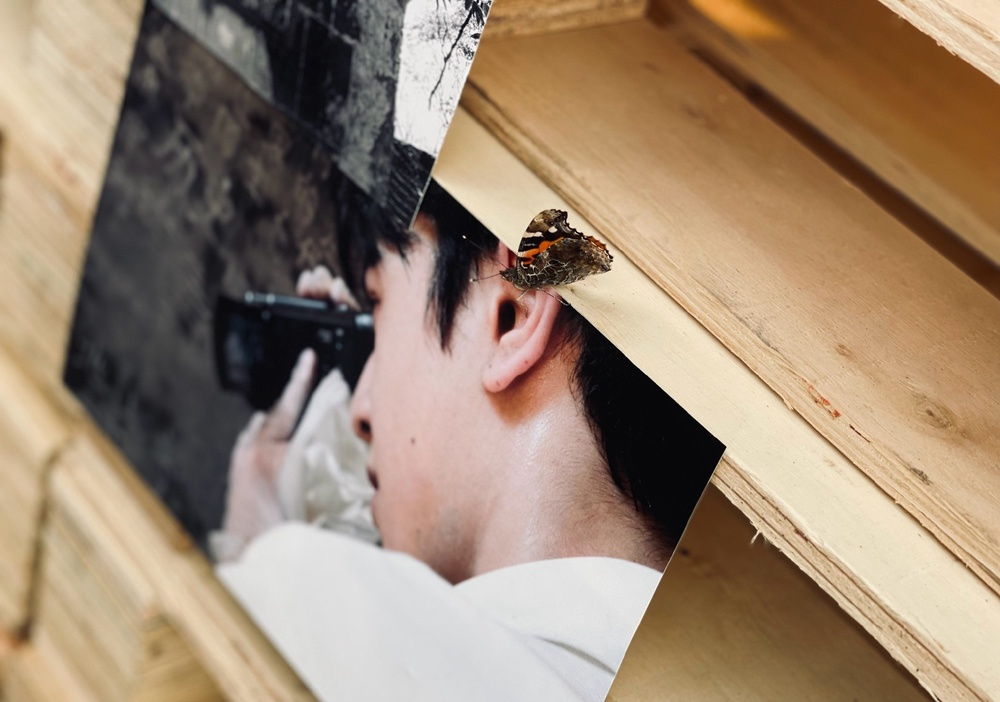
#> input picture Activity/Activity#3/image5.jpg, 1000 x 702 px, shrunk from 2000 x 1403 before the run
$ jupyter execute Lab3.1.ipynb
#> lines starting #> are read from the running program, lines starting #| are printed output that depends on the picture
[cell 1]
import cv2
import numpy as np

[cell 2]
image = cv2.imread("image5.jpg")
#> image is the input picture: shape (702, 1000, 3); mean B, G, R 113.1, 134.4, 156.2
gamma = [0.1,3]
nFrame = 300
print("step =",gamma[1]/(nFrame/2))
a = 1
b = 0
img_array = []

[cell 3]
for g in np.arange(gamma[0],gamma[1],gamma[1]/(nFrame/2)):
    im_gamma = np.uint8((a*( (image/255) ** g )+ b )* 255 )
    # cv2.imwrite("export.jpg", im_gamma)
    img_array.append(im_gamma)
#> this loop made 145 passes
#> pass 1, `im_gamma = np.uint8((a*( (image/255) ** g )+ b )* 255 )`:
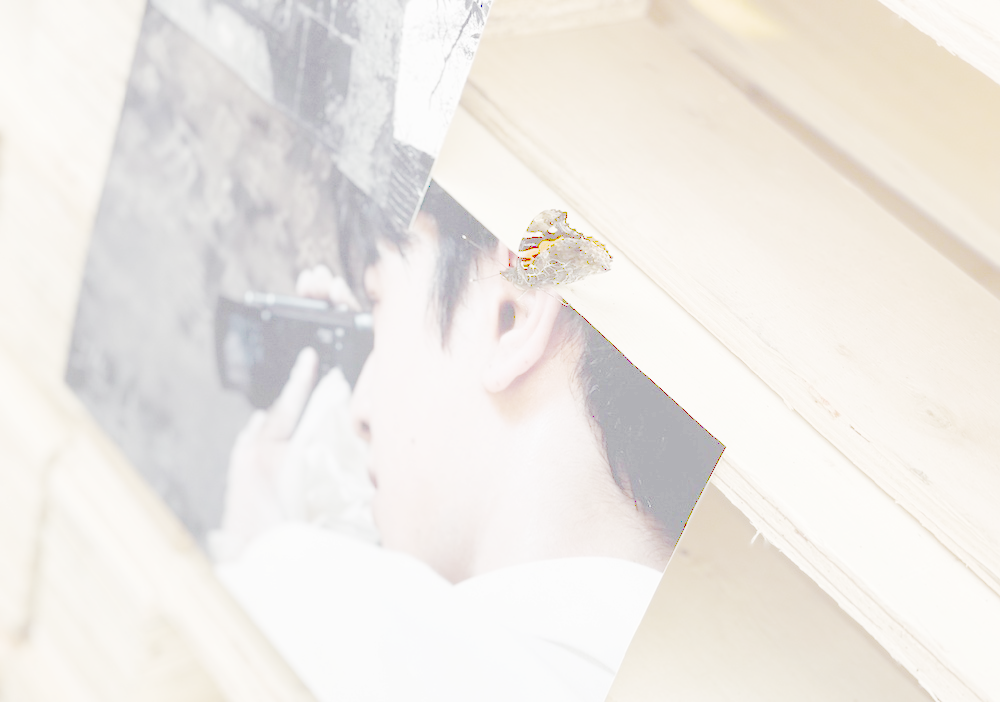
#> im_gamma: shape (702, 1000, 3); mean B, G, R 229.5, 234.2, 238.1
#> pass 3, `im_gamma = np.uint8((a*( (image/255) ** g )+ b )* 255 )`:
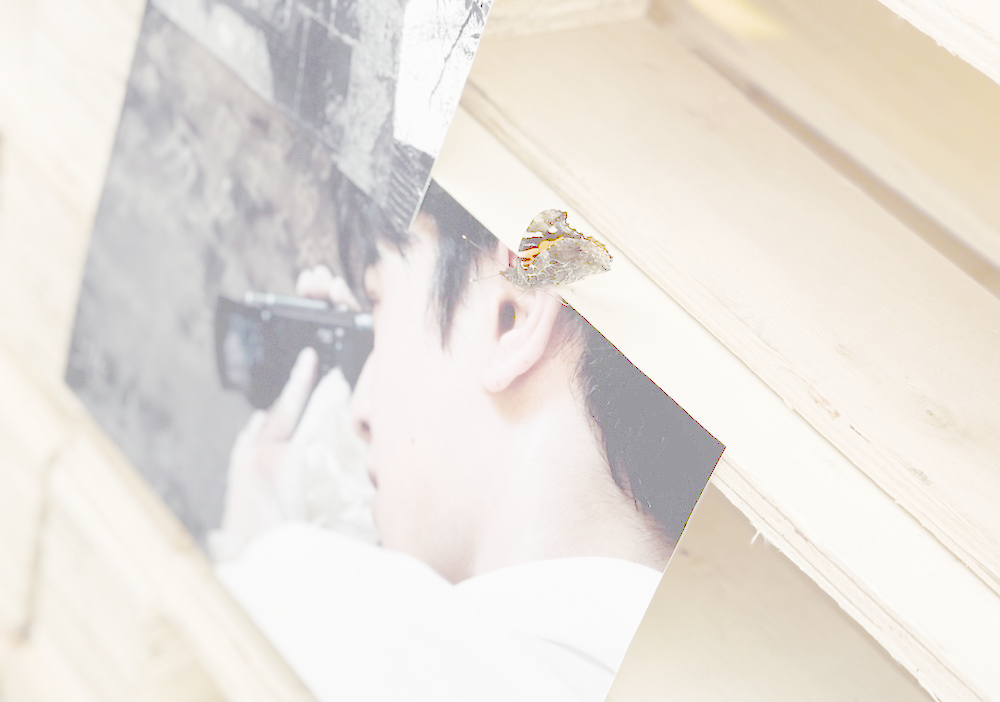
#> im_gamma: shape (702, 1000, 3); mean B, G, R 220.6, 226.9, 232.3
#> after the loop, img_array = 145 items

[cell 4]
for g in np.arange(gamma[1],gamma[0],-(gamma[1]/(nFrame/2))):
    im_gamma = np.uint8((a*( (image/255) ** g )+ b )* 255 )
    # cv2.imwrite("export.jpg", im_gamma)
    img_array.append(im_gamma)
#> this loop made 145 passes
#> pass 1, `im_gamma = np.uint8((a*( (image/255) ** g )+ b )* 255 )`:
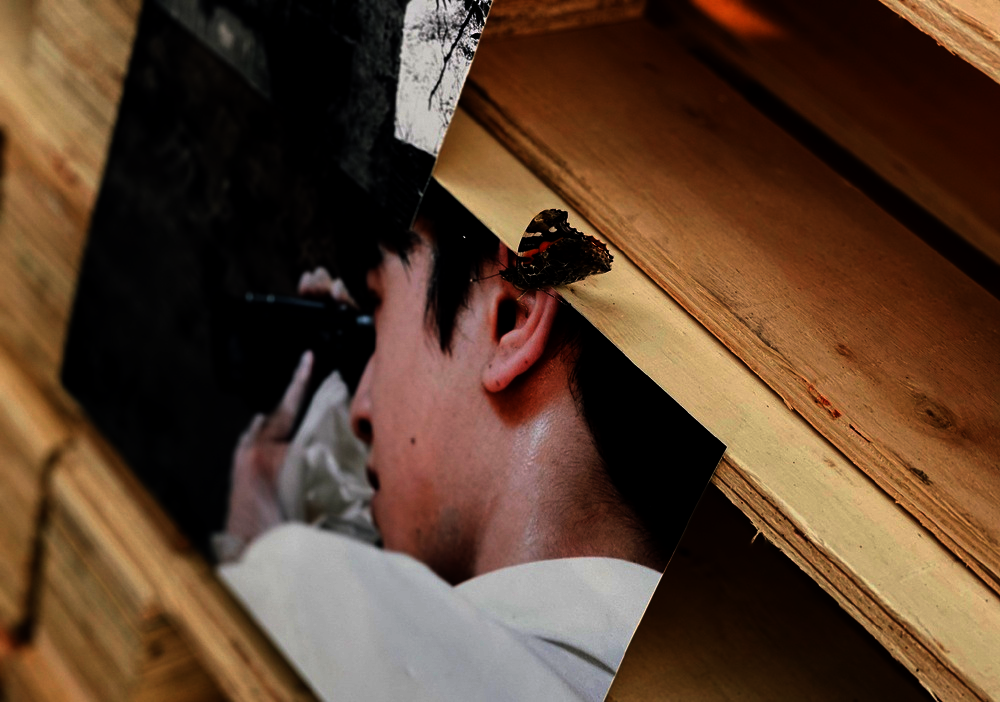
#> im_gamma: shape (702, 1000, 3); mean B, G, R 44.7, 63.3, 89.7
#> after the loop, img_array = 290 items

[cell 5]
fps = 30
fourcc = cv2.VideoWriter_fourcc(*'mp4v')
writer = cv2.VideoWriter("result-3.1.mp4", fourcc, fps, image.shape[:2][::-1])
for frame in range(len(img_array)):
  writer.write(img_array[frame])
writer.release()

$ run again, with Activity/Activity#3/image1.jpg copied over Activity/Activity#3/image5.jpg
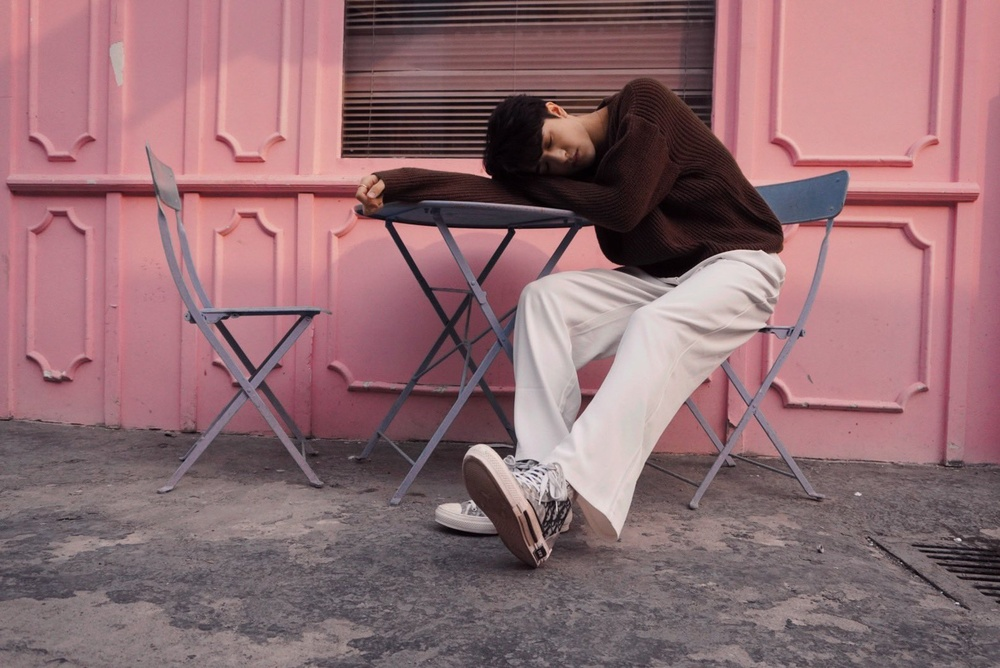
#> input picture Activity/Activity#3/image1.jpg, 1000 x 668 px, shrunk from 1566 x 1046 before the run
#> image is the input picture: shape (668, 1000, 3); mean B, G, R 114.1, 108.7, 144.6
#> the loop `for g in np.arange(gamma[0],gamma[1],gamma[1]/(nFrame/2)):` made 145 passes
#> pass 3, `im_gamma = np.uint8((a*( (image/255) ** g )+ b )* 255 )`:
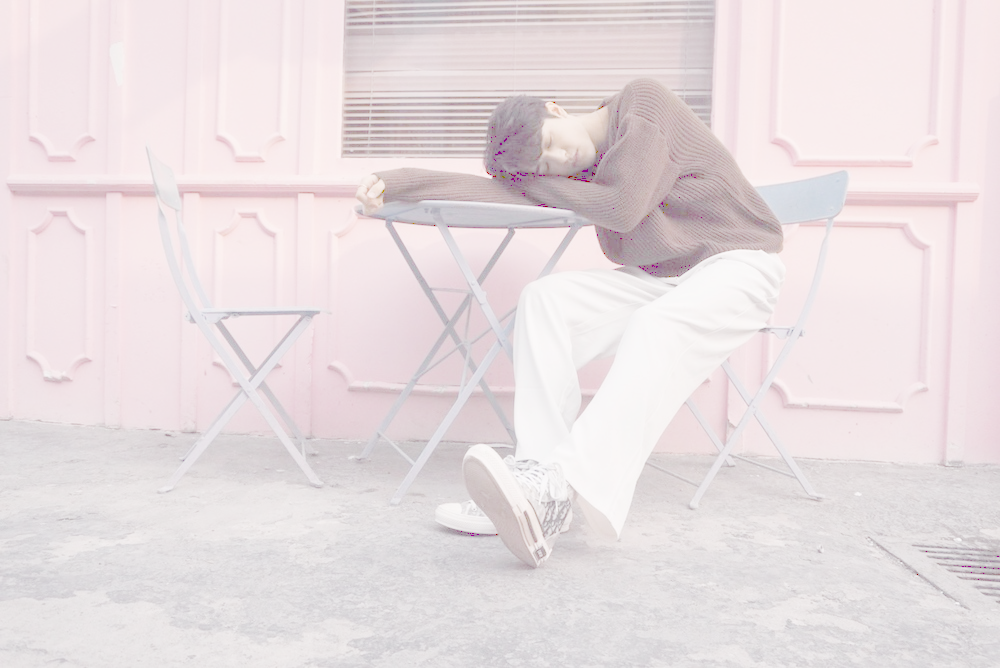
#> im_gamma: shape (668, 1000, 3); mean B, G, R 224.3, 222.3, 231.9
#> after the loop `for g in np.arange(gamma[0],gamma[1],gamma[1]/(nFrame/2)):`: img_array = 145 items
#> the loop `for g in np.arange(gamma[1],gamma[0],-(gamma[1]/(nFrame/2))):` made 145 passes
#> pass 1, `im_gamma = np.uint8((a*( (image/255) ** g )+ b )* 255 )`:
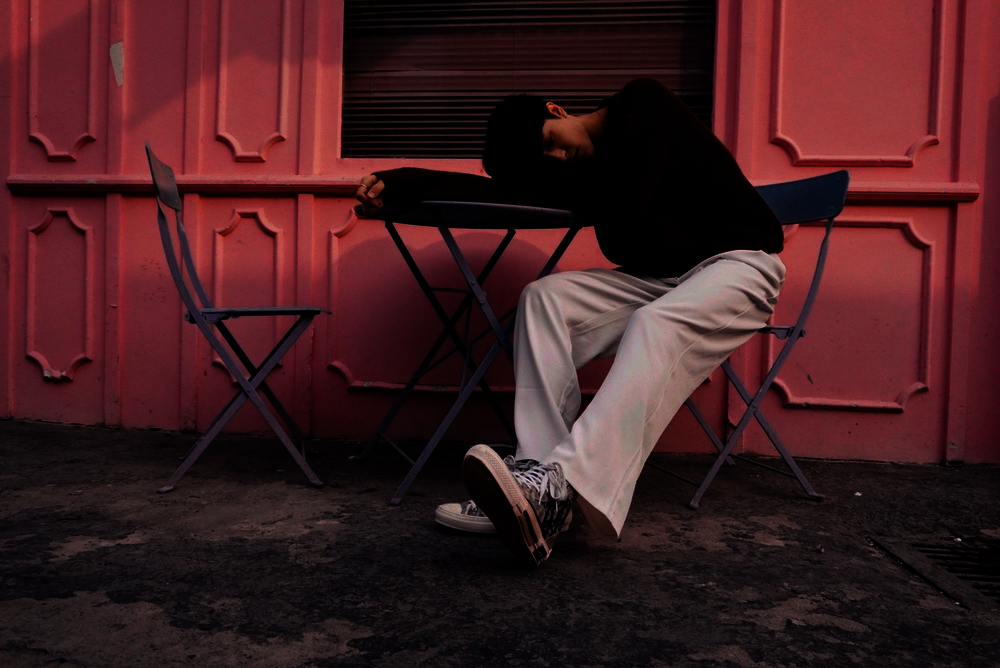
#> im_gamma: shape (668, 1000, 3); mean B, G, R 31.6, 28.5, 66.1
#> after the loop `for g in np.arange(gamma[1],gamma[0],-(gamma[1]/(nFrame/2))):`: img_array = 290 items

$ run again, with Activity/Activity#3/image2.jpg copied over Activity/Activity#3/image5.jpg
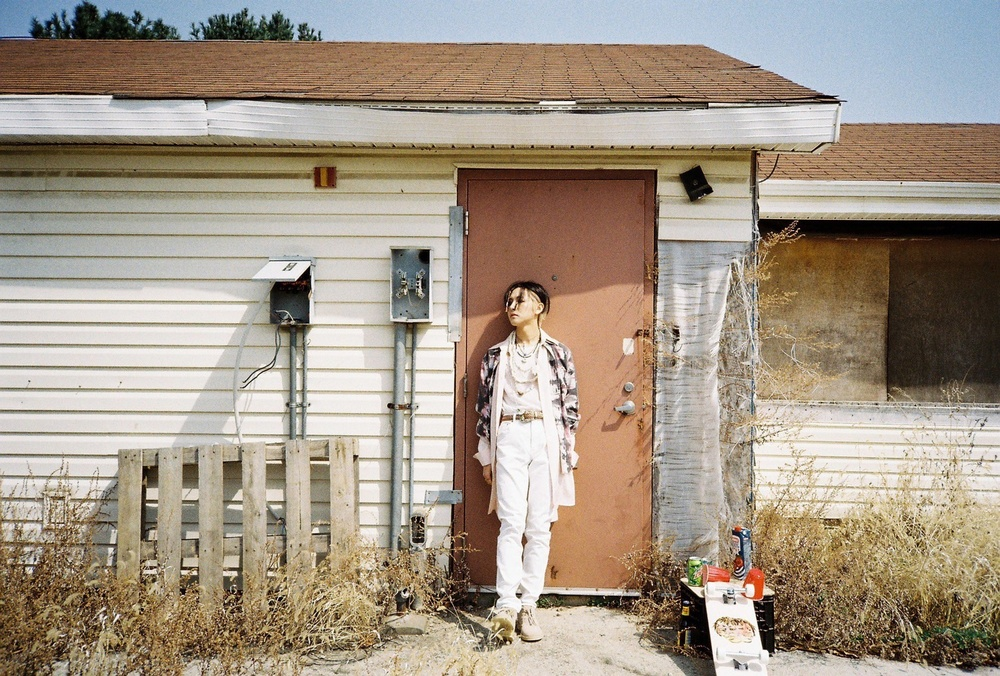
#> input picture Activity/Activity#3/image2.jpg, 1000 x 676 px, shrunk from 1556 x 1052 before the run
#> image is the input picture: shape (676, 1000, 3); mean B, G, R 134.1, 149.9, 163
#> the loop `for g in np.arange(gamma[0],gamma[1],gamma[1]/(nFrame/2)):` made 145 passes
#> pass 1, `im_gamma = np.uint8((a*( (image/255) ** g )+ b )* 255 )`:
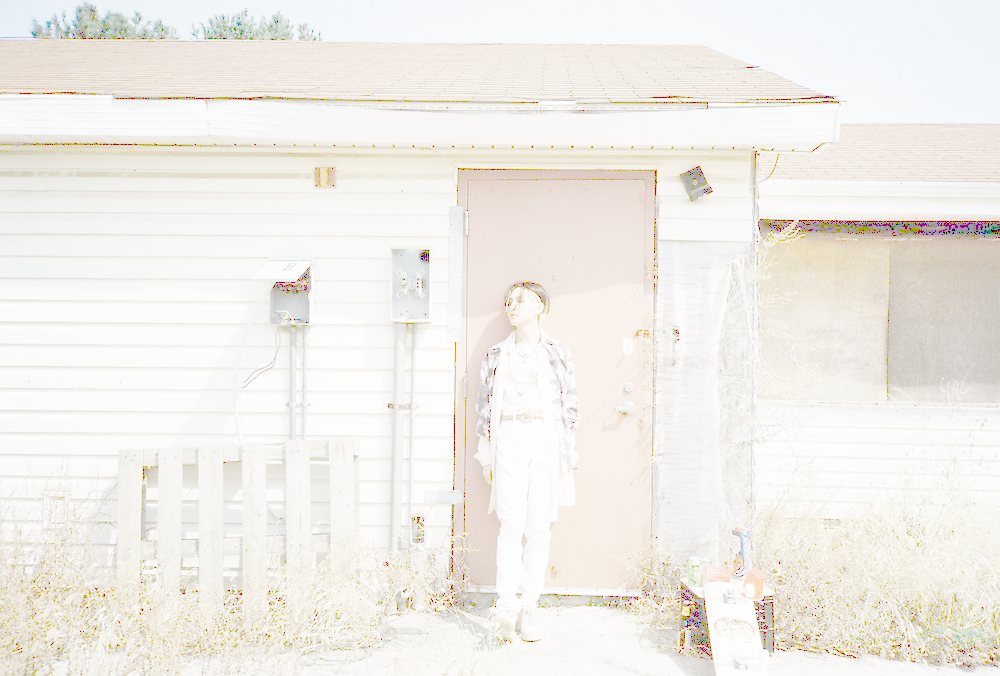
#> im_gamma: shape (676, 1000, 3); mean B, G, R 232.4, 237.8, 241.1
#> after the loop `for g in np.arange(gamma[0],gamma[1],gamma[1]/(nFrame/2)):`: img_array = 145 items
#> the loop `for g in np.arange(gamma[1],gamma[0],-(gamma[1]/(nFrame/2))):` made 145 passes
#> pass 1, `im_gamma = np.uint8((a*( (image/255) ** g )+ b )* 255 )`:
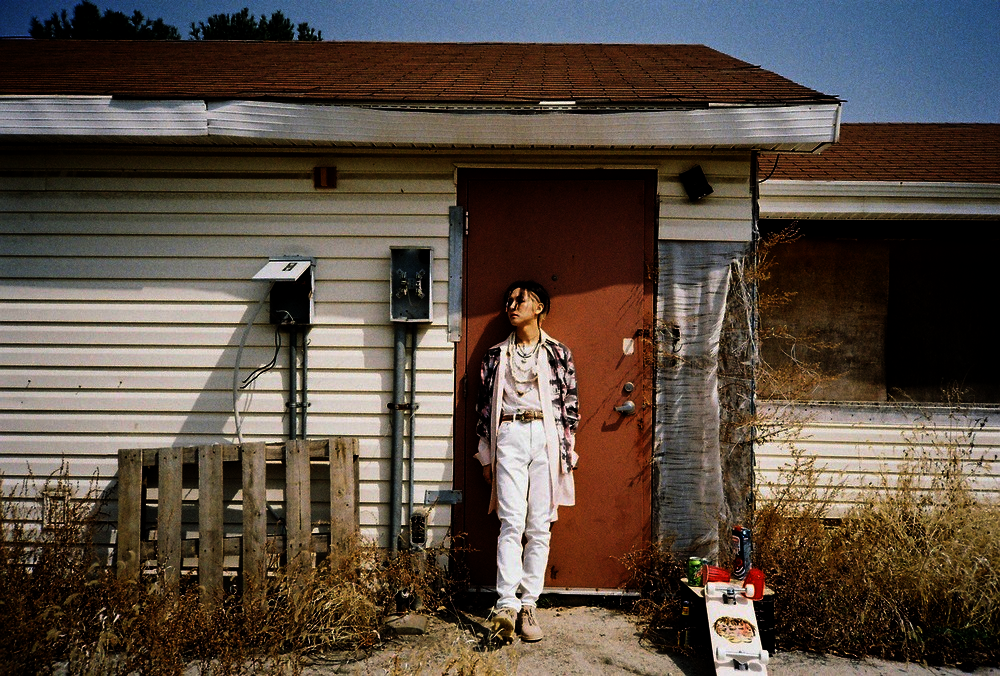
#> im_gamma: shape (676, 1000, 3); mean B, G, R 65.2, 75.4, 87.8
#> after the loop `for g in np.arange(gamma[1],gamma[0],-(gamma[1]/(nFrame/2))):`: img_array = 290 items
